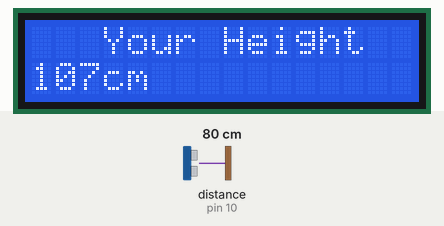
Recording of a sketch running on a simulated Arduino Uno, built with avr-gcc and run on an emulated ATmega328P. On the bench: 16×2 character LCD. Wiring (inferred from the names in the program): ultrasonic range finder: trigger pin 11; echo pin 10. The inputs (shaded band) are chosen by the test bench; at power-on: distance to the obstacle (sensor on pin 10) 80 cm. The echo pulse lasts 58.3 µs per cm; what the sketch prints to the serial monitor is not drawn.

Above: at 4.2 s.
4.3 s: distance to the obstacle (sensor on pin 10) set to 120 cm
At 6.6 s:
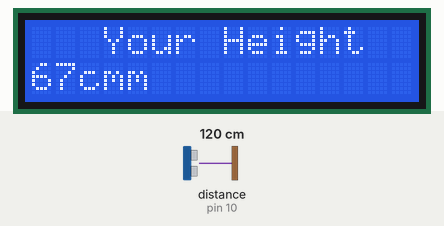
6.9 s: distance to the obstacle (sensor on pin 10) set to 2 cm
At 9.4 s:
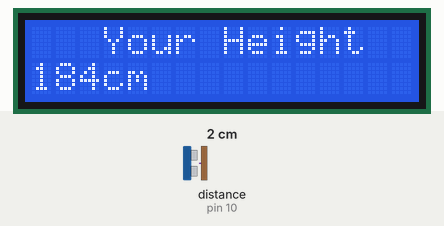
9.7 s: distance to the obstacle (sensor on pin 10) set to 4 cm
At 11.8 s:
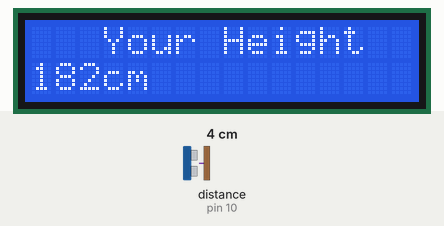
Timing chart, 0 to 13.3 s (numbered marks = the images above; inputs shaded):
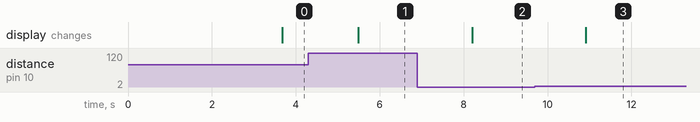

Measured:
- after the input at 4.3 s, the display: changes after 1.2 s (image 1)
- after the input at 6.9 s, the display: changes after 1.3 s (image 2)
- after the input at 9.7 s, the display: changes after 1.2 s (image 3)

The sketch:

code.ino
```cpp
#include <LiquidCrystal.h>

LiquidCrystal lcd(6 , 7, 5, 4, 3, 2);
const int trigPin = 11;
const int echoPin = 10;
long duration;
int distanceCm;
int b;

void setup() {

lcd.begin(16,2); // Initializes the interface to the LCD screen, and specifies the dimensions (width and height) of the display
pinMode(trigPin, OUTPUT);
pinMode(echoPin, INPUT);

Serial.begin(9600);

lcd.print("   Your Height");
lcd.print("      Measurement");
delay(3000);

}

void loop() {

digitalWrite(trigPin, LOW);
delayMicroseconds(2);
digitalWrite(trigPin, HIGH);
delayMicroseconds(10);
digitalWrite(trigPin, LOW);

duration = pulseIn(echoPin, HIGH);
distanceCm= duration*0.034/2;
//distanceInch = duration*0.0133/2;
b=180-distanceCm;
delay(300);
lcd.setCursor(0,0);
//lcd.print("Set 0:"); // Prints string "Distance" on the LCD
//lcd.print(b); // Prints the distance value from the sensor
//lcd.print("centimeter");
delay(300);
lcd.setCursor(0,1);
if(b)
{
   //lcd.print("Your Height:");
   lcd.print(b+5);
   lcd.print("cm");
   Serial.println(b+5);
   delay(300);
}
// if(b>=30&&b<=40)
// {
//   //  lcd.print("Your Height:");
//    lcd.print(b+1);
//    lcd.print("cm");
//    Serial.println(b+1);
//    delay(300);
// }
// if(b>=41&&b<=49)
// {
//   //  lcd.print("Your Height:");
//    lcd.print(b+2);
//    lcd.print("cm");
//    Serial.println(b+2);
//    delay(300);
// }
// if(b>=50&&b<=60)
// {
//   //  lcd.print("Your Height:");
//    lcd.print(b+3);
//    lcd.print("cm");
//    Serial.println(b+3);
//    delay(300);
// }
// if(b>=61&&b<=69)
// {
//   //  lcd.print("Your Height:");
//    lcd.print(b+4);
//    lcd.print("cm");
//    Serial.println(b+4);
//    delay(300);
// }
// if(b>=70&&b<=80)
// {
//   //  lcd.print("Your Height:");
//    lcd.print(b+5);
//    lcd.print("cm");
//    Serial.println(b+5);
//    delay(300);
// }
// if(b>=80&&b<=85)
// {
//   //  lcd.print("Your Height:");
//    lcd.print(b+6);
//    lcd.print("cm");
//    Serial.println(b+6);
//    delay(300);
// }
// if(b>=86&&b<=90)
// {
//   //  lcd.print("Your Height:");
//    lcd.print(b+7);
//    lcd.print("cm");
//    Serial.println(b+7);
//    delay(300);
// }
// if(b>=91&&b<=95)
// {
//   //  lcd.print("Your Height:");
//    lcd.print(b+8);
//    lcd.print("cm");
//    Serial.println(b+8);
//    delay(300);
// }
// if(b>=96&&b<=100)
// {
//   //  lcd.print("Your Height:");
//    lcd.print(b+9);
//    lcd.print("cm");
//    Serial.println(b+9);
//    delay(300);
// }
// if(b>=101&&b<=105)
// {
//   //  lcd.print("Your Height:");
//    lcd.print(b+10);
//    lcd.print("cm");
//    Serial.println(b+10);
//    delay(300);
// }
// if(b>=106)
// {
//   //  lcd.print("Your Height:");
//    lcd.print(b+11);
//    lcd.print("cm");
//    Serial.println(b+11);
//    delay(300);
// }

}
```
